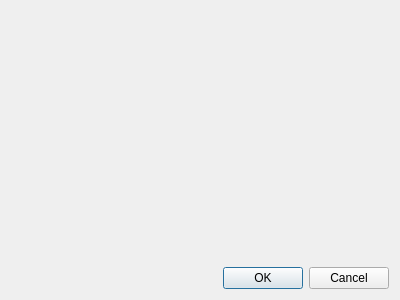
<?xml version="1.0" encoding="UTF-8"?>
<ui version="4.0">
 <class>AccountImportDialog</class>
 <widget class="QDialog" name="AccountImportDialog">
  <property name="geometry">
   <rect>
    <x>0</x>
    <y>0</y>
    <width>400</width>
    <height>300</height>
   </rect>
  </property>
  <property name="windowTitle">
   <string>Account Import Dialog</string>
  </property>
  <layout class="QVBoxLayout" name="verticalLayout">
   <item>
    <widget class="QLabel" name="mainLabel">
     <property name="text">
      <string notr="true">&lt;number of accounts imported&gt;</string>
     </property>
    </widget>
   </item>
   <item>
    <layout class="QGridLayout" name="gridLayout"/>
   </item>
   <item>
    <spacer name="verticalSpacer">
     <property name="orientation">
      <enum>Qt::Vertical</enum>
     </property>
     <property name="sizeHint" stdset="0">
      <size>
       <width>20</width>
       <height>40</height>
      </size>
     </property>
    </spacer>
   </item>
   <item>
    <widget class="QDialogButtonBox" name="buttonBox">
     <property name="orientation">
      <enum>Qt::Horizontal</enum>
     </property>
     <property name="standardButtons">
      <set>QDialogButtonBox::Cancel|QDialogButtonBox::Ok</set>
     </property>
    </widget>
   </item>
  </layout>
 </widget>
 <resources/>
 <connections>
  <connection>
   <sender>buttonBox</sender>
   <signal>accepted()</signal>
   <receiver>AccountImportDialog</receiver>
   <slot>accept()</slot>
   <hints>
    <hint type="sourcelabel">
     <x>248</x>
     <y>254</y>
    </hint>
    <hint type="destinationlabel">
     <x>157</x>
     <y>274</y>
    </hint>
   </hints>
  </connection>
  <connection>
   <sender>buttonBox</sender>
   <signal>rejected()</signal>
   <receiver>AccountImportDialog</receiver>
   <slot>reject()</slot>
   <hints>
    <hint type="sourcelabel">
     <x>316</x>
     <y>260</y>
    </hint>
    <hint type="destinationlabel">
     <x>286</x>
     <y>274</y>
    </hint>
   </hints>
  </connection>
 </connections>
</ui>
